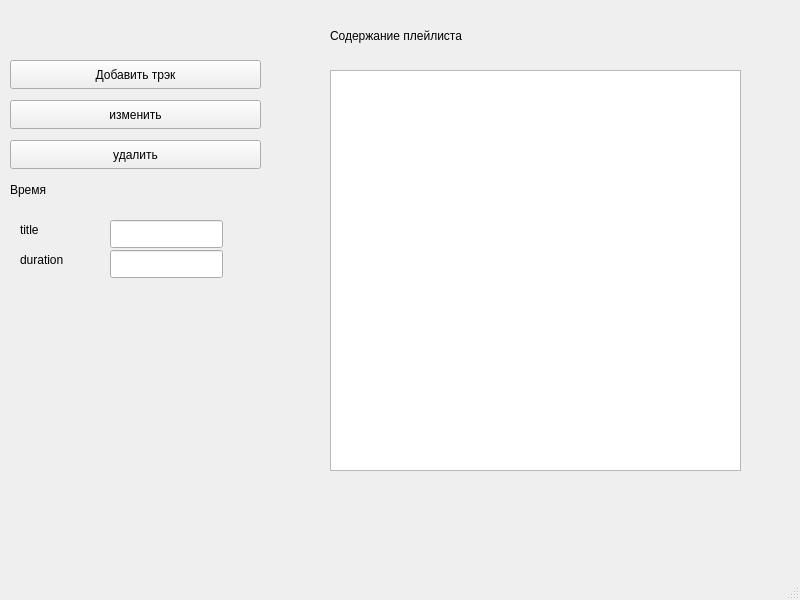
<?xml version="1.0" encoding="UTF-8"?>
<ui version="4.0">
 <class>MainWindow</class>
 <widget class="QMainWindow" name="MainWindow">
  <property name="geometry">
   <rect>
    <x>0</x>
    <y>0</y>
    <width>800</width>
    <height>600</height>
   </rect>
  </property>
  <property name="windowTitle">
   <string>MainWindow</string>
  </property>
  <widget class="QWidget" name="centralwidget">
   <widget class="QPushButton" name="addTrackButton">
    <property name="geometry">
     <rect>
      <x>10</x>
      <y>60</y>
      <width>251</width>
      <height>29</height>
     </rect>
    </property>
    <property name="text">
     <string>Добавить трэк</string>
    </property>
   </widget>
   <widget class="QListWidget" name="trackListWidget">
    <property name="geometry">
     <rect>
      <x>330</x>
      <y>70</y>
      <width>411</width>
      <height>401</height>
     </rect>
    </property>
   </widget>
   <widget class="QLabel" name="label_2">
    <property name="geometry">
     <rect>
      <x>330</x>
      <y>20</y>
      <width>241</width>
      <height>31</height>
     </rect>
    </property>
    <property name="text">
     <string>Содержание плейлиста </string>
    </property>
   </widget>
   <widget class="QPushButton" name="editButton">
    <property name="geometry">
     <rect>
      <x>10</x>
      <y>100</y>
      <width>251</width>
      <height>29</height>
     </rect>
    </property>
    <property name="text">
     <string>изменить</string>
    </property>
   </widget>
   <widget class="QPushButton" name="deleteButton">
    <property name="geometry">
     <rect>
      <x>10</x>
      <y>140</y>
      <width>251</width>
      <height>29</height>
     </rect>
    </property>
    <property name="text">
     <string>удалить</string>
    </property>
   </widget>
   <widget class="QLabel" name="totalDurationLabel">
    <property name="geometry">
     <rect>
      <x>10</x>
      <y>180</y>
      <width>161</width>
      <height>20</height>
     </rect>
    </property>
    <property name="text">
     <string>Время</string>
    </property>
   </widget>
   <widget class="QLabel" name="lblParam1">
    <property name="geometry">
     <rect>
      <x>20</x>
      <y>220</y>
      <width>91</width>
      <height>20</height>
     </rect>
    </property>
    <property name="text">
     <string>title</string>
    </property>
   </widget>
   <widget class="QLineEdit" name="paramEdit1_main">
    <property name="geometry">
     <rect>
      <x>110</x>
      <y>220</y>
      <width>113</width>
      <height>28</height>
     </rect>
    </property>
   </widget>
   <widget class="QLineEdit" name="paramEdit2_main">
    <property name="geometry">
     <rect>
      <x>110</x>
      <y>250</y>
      <width>113</width>
      <height>28</height>
     </rect>
    </property>
   </widget>
   <widget class="QLabel" name="lblParam2">
    <property name="geometry">
     <rect>
      <x>20</x>
      <y>250</y>
      <width>91</width>
      <height>20</height>
     </rect>
    </property>
    <property name="text">
     <string>duration</string>
    </property>
   </widget>
  </widget>
  <widget class="QMenuBar" name="menubar">
   <property name="geometry">
    <rect>
     <x>0</x>
     <y>0</y>
     <width>800</width>
     <height>25</height>
    </rect>
   </property>
  </widget>
  <widget class="QStatusBar" name="statusbar"/>
 </widget>
 <resources/>
 <connections/>
</ui>
